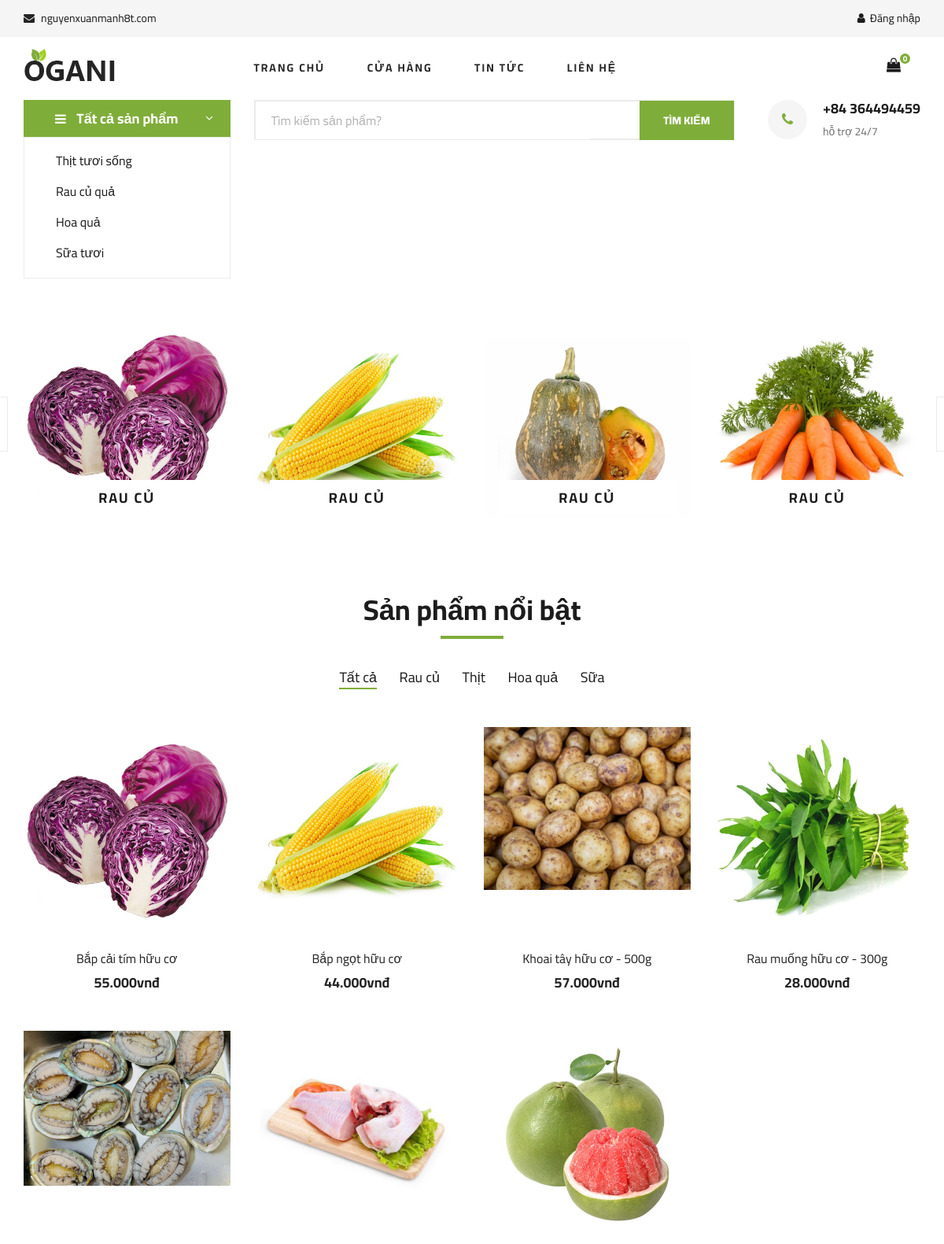
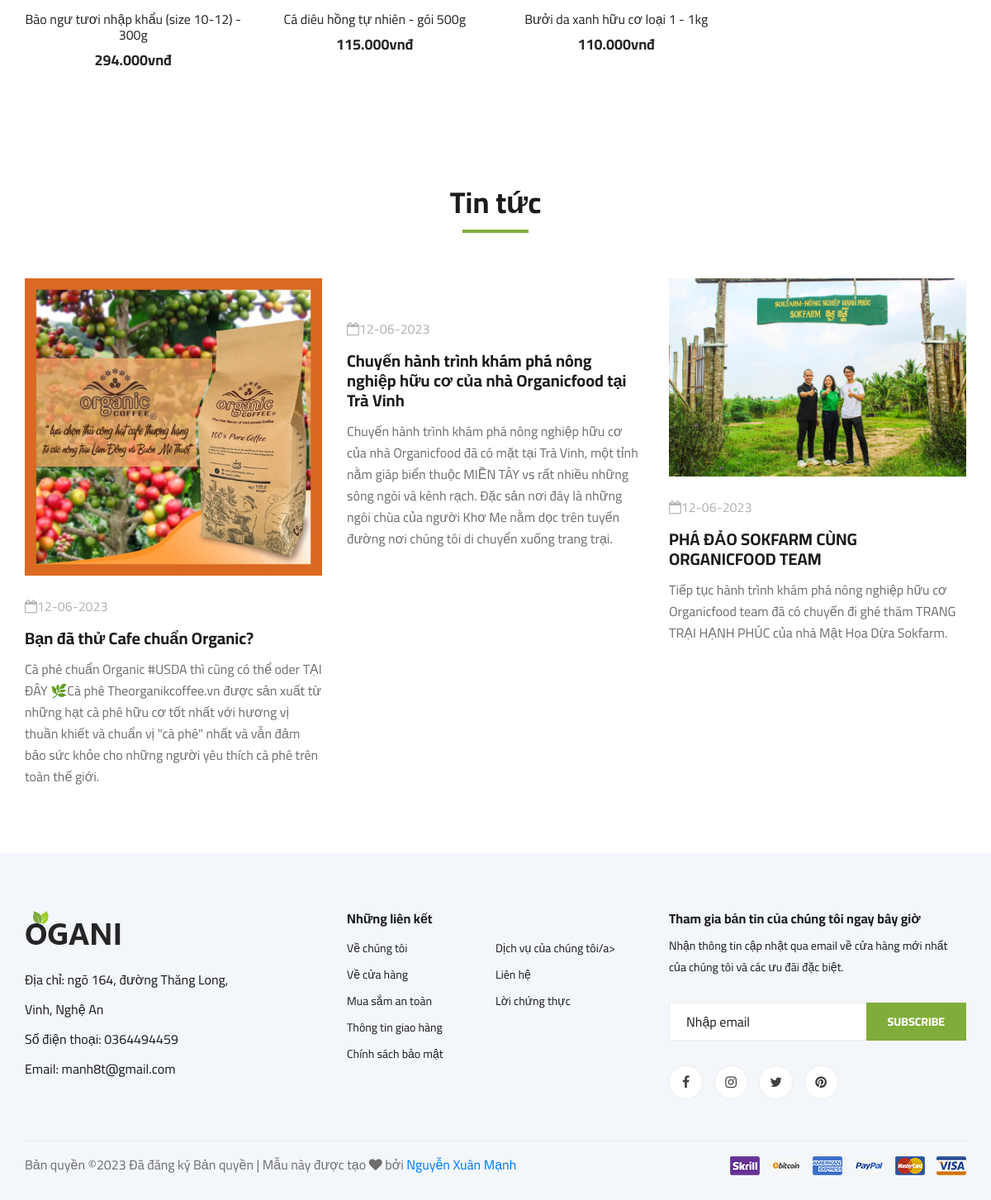
The page / on the database its author committed (2 pictures, top to bottom).
### tables this page shows
CREATE TABLE `tbl_product` (
  `productID` int(11) NOT NULL,
  `productImages` varchar(500) NOT NULL,
  `productName` varchar(50) NOT NULL,
  `catID` int(11) NOT NULL,
  `price` decimal(10,3) NOT NULL,
  `type` text NOT NULL COMMENT 'Normal items, Featured item',
  `description` longtext DEFAULT NULL
);

CREATE TABLE `tbl_category` (
  `catID` int(11) NOT NULL,
  `catName` varchar(255) NOT NULL
);

CREATE TABLE `tbl_blog` (
  `blogID` int(12) NOT NULL,
  `title` varchar(200) NOT NULL,
  `catID` int(11) NOT NULL,
  `blogImages` varchar(200) NOT NULL,
  `create_date` date NOT NULL,
  `description` longtext NOT NULL,
  `blogContent` mediumtext NOT NULL
);

### index.php (the view, shortened to what this page needs)
<?php
include 'inc/header.php';
include 'inc/slider.php';
?>
<section class="categories">
    <div class="container">
        <div class="row">
            <div class="categories__slider owl-carousel">
                <?php
                $sql = "SELECT * FROM tbl_product ";
                $qr = mysqli_query($conn, $sql);
                if ($qr) {
                    while ($row = mysqli_fetch_array($qr)) {
                ?>
                        <div class="col-lg-3">
                            <div class="categories__item set-bg">
                                <img src="./admin/<?php echo $row['productImages']; ?>">
                                <?php
                                if (isset($row['catID'])) {
                                    $categoryID = $row['catID'];
                                    $sql_category = "SELECT * FROM tbl_category WHERE catID = $categoryID";
                                    $qr_category = mysqli_query($conn, $sql_category);
                                    if ($qr_category && mysqli_num_rows($qr_category) > 0) {
                                        $category = mysqli_fetch_assoc($qr_category);
                                ?>
                                        <h5><a href="shop-details.php?id=<?php echo $row['productID']; ?>"><?php echo $category['catName']; ?></a></h5>
                                <?php
                                    }
                                }
                                ?>
                            </div>
                        </div>
                <?php
                    }
                }
                ?>
            </div>
        </div>
    </div>
</section>
<section class="featured spad">
    <div class="container">
        <div class="row">
            <div class="col-lg-12">
                <div class="section-title">
                    <h2>Sản phẩm nổi bật</h2>
                </div>
                <div class="featured__controls">
                    <ul>
                        <li class="active" data-filter="*">Tất cả</li>
                        <?php
                        $sql = "SELECT * FROM tbl_category WHERE catID != 71";
                        $qr = mysqli_query($conn, $sql);
                        while ($row = mysqli_fetch_array($qr)) {
                        ?>
                            <li data-filter=".category-<?php echo $row['catID']; ?>"><?php echo $row['catName'] ?></li>
                        <?php } ?>
                    </ul>
                </div>
            </div>
        </div>
        <div class="row featured__filter">
            <?php
            $sql = "SELECT * FROM tbl_product WHERE type = 'Nổi bật'";
            $qr = mysqli_query($conn, $sql);
            if ($qr) {
                while ($row = mysqli_fetch_array($qr)) {
            ?>
                    <div class="col-lg-3 col-md-4 col-sm-6 mix category-<?php echo $row['catID']; ?>">
                        <div class="featured__item">
                            <div class="featured__item__pic set-bg">
                                <a href="shop-details.php?id=<?php echo $row['productID']; ?>"><img src="./admin/<?php echo $row['productImages']; ?>"></a>
                            </div>
                            <div class="featured__item__text">
                                <h6><a href="#"><?php echo $row['productName']; ?></a></h6>
                                <h5><span><?php echo $row['price']; ?></span>vnđ</h5>
                            </div>
                        </div>
                    </div>
            <?php
                }
            }
            ?>
        </div>
    </div>
</section>
<section class="from-blog spad">
    <div class="container">
        <div class="row">
            <div class="col-lg-12">
                <div class="section-title from-blog__title">
                    <h2>Tin tức</h2>
                </div>
            </div>
        </div>
        <div class="row">
            <?php
            $sql = "SELECT * FROM tbl_blog ORDER BY blogID DESC";
            $qr = mysqli_query($conn, $sql);
            if ($sql) {
                while ($row = mysqli_fetch_array($qr)) {
            ?>
                    <div class="col-lg-4 col-md-4 col-sm-6">
                        <div class="blog__item">
                            <div class="blog__item__pic">
                                <img src="admin/<?php echo $row['blogImages']; ?>" alt="">
                            </div>
                            <div class="blog__item__text">
                                <ul>
                                <li><i class="fa fa-calendar-o"></i><?php echo date('d-m-Y', strtotime($row['create_date'])); ?></li>
                                </ul>
                                <h5><a href="blog-details.php?id=<?php echo $row['blogID']; ?>"><?php echo $row['title']; ?></a></h5>
                                <p><?php echo $row['description']; ?> </p>
                            </div>
                        </div>
                    </div>
            <?php
                }
            }
            ?>
        </div>
    </div>
</section>
<?php
include 'inc/footer.php';
?>
</body>
</html>

### inc/header.php (shortened to what this page needs)
<!DOCTYPE html>
<html lang="zxx">
<head>
    <link rel="stylesheet" href="css/bootstrap.min.css" type="text/css">
    <link rel="stylesheet" href="css/font-awesome.min.css" type="text/css">
    <link rel="stylesheet" href="css/elegant-icons.css" type="text/css">
    <link rel="stylesheet" href="css/nice-select.css" typ e="text/css">
    <link rel="stylesheet" href="css/jquery-ui.min.css" type="text/css">
    <link rel="stylesheet" href="css/owl.carousel.min.css" type="text/css">
    <link rel="stylesheet" href="css/slicknav.min.css" type="text/css">
    <link rel="stylesheet" href="css/style.css" type="text/css">
</head>
<body>
    <header class="header">
        <div class="header__top">
            <div class="container">
                <div class="row">
                    <div class="col-lg-6 col-md-6">
                        <div class="header__top__left">
                            <ul>
                                <li><i class="fa fa-envelope"></i> nguyenxuanmanh8t.com</li>
                            </ul>
                        </div>
                    </div>
                    <div class="col-lg-6 col-md-6">
                        <div class="header__top__right">
                            <div class="header__top__right__auth">
                                <?php
                                if (isset($_SESSION['firstName'])) {
                                    $username = $_SESSION['firstName'];
                                    echo '<span>Hello, ' . $firstName . '</span>';
                                } else {
                                    echo '<a href="login.php"><i class="fa fa-user"></i>Đăng nhập</a>';
                                }
                                ?>
                            </div>
                        </div>
                    </div>
                </div>
            </div>
        </div>
        <div class="container">
            <div class="row">
                <div class="col-lg-3">
                    <div class="header__logo">
                        <a href="index.php"><img src="img/logo.png" alt=""></a>
                    </div>
                </div>
                <div class="col-lg-6">
                    <nav class="header__menu">
                        <ul>
                            <li><a href="./index.php">Trang chủ</a></li>
                            <li><a href="./shop.php">Cửa hàng</a></li>
                            <li><a href="./blog.php">Tin tức</a></li>
                            <li><a href="./contact.php">Liên hệ</a></li>
                        </ul>
                    </nav>
                </div>
                <div class="col-lg-3">
                    <div class="header__cart">
                        <ul>
                            <li>
                                <a href="cart.php">
                                    <i class="fa fa-shopping-bag"></i>
                                    <span>
                                        <?php
                                        if (isset($_SESSION['cart'])) {
                                            $cartItems = $_SESSION['cart'];
                                            $cartCount = 0;
                                            foreach ($cartItems as $item) {
                                                $quantity = $item['quantity'];
                                                $cartCount += $quantity;
                                            }
                                            echo $cartCount;
                                        } else {
                                            echo '0';
                                        }
                                        ?>
                                    </span>
                                </a>
                            </li>
                        </ul>
                    </div>
                </div>
            </div>
        </div>
    </header>

### inc/slider.php (shortened to what this page needs)
<section class="hero">
    <div class="container">
        <div class="row">
            <div class="col-lg-3">
                <div class="hero__categories">
                    <div class="hero__categories__all">
                        <i class="fa fa-bars"></i>
                        <span>Tất cả sản phẩm</span>
                    </div>
                    <ul>
                        <li><a href="meats.php">Thịt tươi sống</a></li>
                        <li><a href="vegetables.php">Rau củ quả</a></li>
                        <li><a href="fruits.php">Hoa quả</a></li>
                        <li><a href="#">Sữa tươi</a></li>
                    </ul>
                </div>
            </div>
            <div class="col-lg-9">
                <div class="hero__search">
                    <div class="hero__search__form">
                        <form action="#" method="post" class="hero__search__form" onsubmit="handleSearch(event)">
                            <input type="text" placeholder="Tìm kiếm sản phẩm?" name="txtsearch" class="hero__search__input">
                            <button type="submit" name="search" class="site-btn hero__search__button">TÌM KIẾM</button>
                        </form>
                    </div>
                    <div class="hero__search__phone">
                        <div class="hero__search__phone__icon">
                            <i class="fa fa-phone"></i>
                        </div>
                        <div class="hero__search__phone__text">
                            <h5>+84 364494459</h5>
                            <span>hỗ trợ 24/7 </span>
                        </div>
                    </div>
                </div>
            </div>
        </div>
    </div>
</section>

### inc/footer.php (shortened to what this page needs)
    <footer class="footer spad">
        <div class="container">
            <div class="row">
                <div class="col-lg-3 col-md-6 col-sm-6">
                    <div class="footer__about">
                        <div class="footer__about__logo">
                            <a href="./index.html"><img src="img/logo.png" alt=""></a>
                        </div>
                        <ul>
                            <li>Địa chỉ: ngõ 164, đường Thăng Long, Vinh, Nghệ An</li>
                            <li>Số điện thoại: 0364494459</li>
                            <li>Email: manh8t@gmail.com</li>
                        </ul>
                    </div>
                </div>
                <div class="col-lg-4 col-md-6 col-sm-6 offset-lg-1">
                    <div class="footer__widget">
                        <h6>Những liên kết</h6>
                        <ul>
                            <li><a href="#">Về chúng tôi</a></li>
                            <li><a href="#">Về cửa hàng</a></li>
                            <li><a href="#">Mua sắm an toàn</a></li>
                            <li><a href="#">Thông tin giao hàng</a></li>
                            <li><a href="#">Chính sách bảo mật</a></li>
                        </ul>
                        <ul>
                            <li><a href="#">Dịch vụ của chúng tôi/a></li>
                            <li><a href="#">Liên hệ</a></li>
                            <li><a href="#">Lời chứng thực</a></li>
                        </ul>
                    </div>
                </div>
                <div class="col-lg-4 col-md-12">
                    <div class="footer__widget">
                        <h6>Tham gia bản tin của chúng tôi ngay bây giờ</h6>
                        <p>Nhận thông tin cập nhật qua email về cửa hàng mới nhất của chúng tôi và các ưu đãi đặc biệt.</p>
                        <form action="#">
                            <input type="text" placeholder="Nhập email">
                            <button type="submit" class="site-btn">Subscribe</button>
                        </form>
                        <div class="footer__widget__social">
                            <a href="#"><i class="fa fa-facebook"></i></a>
                            <a href="#"><i class="fa fa-instagram"></i></a>
                            <a href="#"><i class="fa fa-twitter"></i></a>
                            <a href="#"><i class="fa fa-pinterest"></i></a>
                        </div>
                    </div>
                </div>
            </div>
            <div class="row">
                <div class="col-lg-12">
                    <div class="footer__copyright">
                        <div class="footer__copyright__text"><p>
  Bản quyền &copy;<script>document.write(new Date().getFullYear());</script> Đã đăng ký Bản quyền | Mẫu này được tạo <i class="fa fa-heart" aria-hidden="true"></i> bởi <a href="https://colorlib.com" target="_blank">Nguyễn Xuân Mạnh</a>
  </p></div>
                        <div class="footer__copyright__payment"><img src="img/payment-item.png" alt=""></div>
                    </div>
                </div>
            </div>
        </div>
    </footer>
</body>
</html>

### rows shown on the page
tbl_product: productImages (picture), catID.catName "RAU CỦ", productName "Bắp cải tím hữu cơ", price "55.000"
tbl_product: productImages (picture), catID.catName "RAU CỦ", productName "Bắp ngọt hữu cơ", price "44.000"
tbl_product: productImages (picture), catID.catName "RAU CỦ"
tbl_product: productImages (picture), catID.catName "RAU CỦ"
tbl_category: catName "Rau củ"
tbl_category: catName "Thịt"
tbl_category: catName "Hoa quả"
tbl_category: catName "Sữa"
tbl_product: productImages (picture), productName "Khoai tây hữu cơ - 500g", price "57.000"
tbl_product: productImages (picture), productName "Rau muống hữu cơ - 300g", price "28.000"
tbl_product: productImages (picture), productName "Bào ngư tươi nhập khẩu (size 10-12) - 300g", price "294.000"
tbl_product: productImages (picture), productName "Cá diêu hồng tự nhiên - gói 500g", price "115.000"
tbl_product: productImages (picture), productName "Bưởi da xanh hữu cơ loại 1 - 1kg", price "110.000"
tbl_blog: blogImages (picture), create_date "12-06-2023", title "Bạn đã thử Cafe chuẩn Organic?", description "Cà phê chuẩn Organic #USDA thì cũng có thể oder TẠI ĐÂY 🌿Cà phê Theorganikcoffee.vn được sản xuất từ những hạt cà phê hữu cơ tốt nhất với hương vị thuần khiết và chuẩn vị \"cà phê\" nhất và vẫn đảm bảo sức khỏe cho những người yêu thích cà phê trên toàn thế giới."
tbl_blog: create_date "12-06-2023", title "Chuyến hành trình khám phá nông nghiệp hữu cơ của nhà Organicfood tại Trà Vinh", description "Chuyến hành trình khám phá nông nghiệp hữu cơ của nhà Organicfood đã có mặt tại Trà Vinh, một tỉnh nằm giáp biển thuộc MIỀN TÂY vs rất nhiều những sông ngòi và kênh rạch. Đặc sản nơi đây là những ngôi chùa của người Khơ Me nằm dọc trên tuyến đường nơi chúng tôi di chuyển xuống trang trại."
tbl_blog: blogImages (picture), create_date "12-06-2023", title "PHÁ ĐẢO SOKFARM CÙNG ORGANICFOOD TEAM", description "Tiếp tục hành trình khám phá nông nghiệp hữu cơ Organicfood team đã có chuyến đi ghé thăm TRANG TRẠI HẠNH PHÚC của nhà Mật Hoa Dừa Sokfarm."
